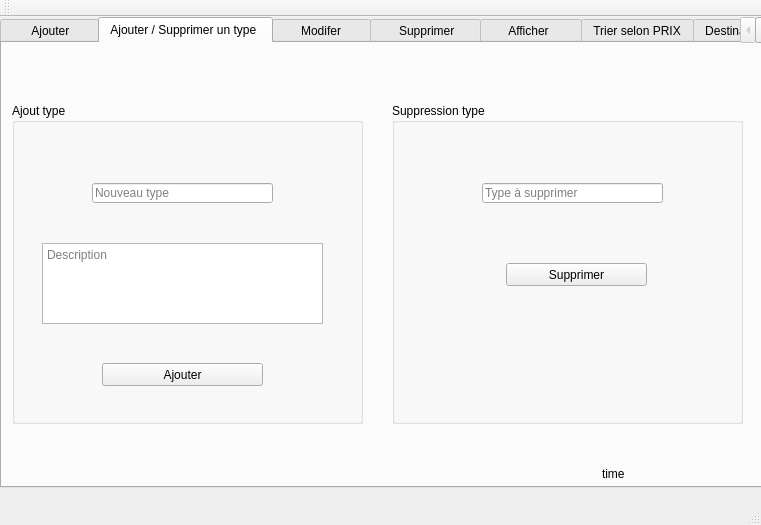
<?xml version="1.0" encoding="UTF-8"?>
<ui version="4.0">
 <class>MainWindow</class>
 <widget class="QMainWindow" name="MainWindow">
  <property name="geometry">
   <rect>
    <x>0</x>
    <y>0</y>
    <width>761</width>
    <height>525</height>
   </rect>
  </property>
  <property name="windowTitle">
   <string>Gestion des Clients</string>
  </property>
  <widget class="QWidget" name="centralWidget">
   <widget class="QTabWidget" name="tabWidget_2">
    <property name="geometry">
     <rect>
      <x>0</x>
      <y>0</y>
      <width>771</width>
      <height>471</height>
     </rect>
    </property>
    <property name="currentIndex">
     <number>1</number>
    </property>
    <widget class="QWidget" name="AddA">
     <attribute name="title">
      <string>      Ajouter     </string>
     </attribute>
     <widget class="QPushButton" name="pb_ajouter">
      <property name="geometry">
       <rect>
        <x>290</x>
        <y>330</y>
        <width>151</width>
        <height>23</height>
       </rect>
      </property>
      <property name="text">
       <string>Ajouter</string>
      </property>
     </widget>
     <widget class="QComboBox" name="comboBox_typean">
      <property name="geometry">
       <rect>
        <x>250</x>
        <y>200</y>
        <width>231</width>
        <height>21</height>
       </rect>
      </property>
      <property name="editable">
       <bool>false</bool>
      </property>
      <property name="currentText">
       <string/>
      </property>
      <property name="currentIndex">
       <number>-1</number>
      </property>
     </widget>
     <widget class="QLineEdit" name="lineEdit_codean">
      <property name="geometry">
       <rect>
        <x>250</x>
        <y>80</y>
        <width>231</width>
        <height>20</height>
       </rect>
      </property>
      <property name="styleSheet">
       <string notr="true">ui-&gt;LineEdit_Name-&gt;setStyleSheet(&quot;QLineEdit{ &quot;
                                        &quot;background-color:rgb(202, 255, 227);&quot;
                                        &quot;border: 2px solid gray;&quot;
                                        &quot;border-radius: 10px;&quot;
                                        &quot;padding: 0 8px;&quot;
                                        &quot;selection-background-color: darkgray;&quot;
                                        &quot;font-size: 16px;}&quot;
                                        &quot;QLineEdit:focus { &quot;
                                        &quot;background-color:rgb(192, 192, 255);}&quot;
                                        );</string>
      </property>
      <property name="text">
       <string/>
      </property>
      <property name="placeholderText">
       <string>Code de l'annonce</string>
      </property>
     </widget>
     <widget class="QLineEdit" name="lineEdit_pays">
      <property name="geometry">
       <rect>
        <x>250</x>
        <y>120</y>
        <width>231</width>
        <height>20</height>
       </rect>
      </property>
      <property name="placeholderText">
       <string>Destination</string>
      </property>
     </widget>
     <widget class="QLineEdit" name="lineEdit_nbplace">
      <property name="geometry">
       <rect>
        <x>250</x>
        <y>160</y>
        <width>231</width>
        <height>20</height>
       </rect>
      </property>
      <property name="text">
       <string/>
      </property>
      <property name="placeholderText">
       <string>Nombre de place</string>
      </property>
     </widget>
     <widget class="QLineEdit" name="lineEdit_idcompagne">
      <property name="geometry">
       <rect>
        <x>250</x>
        <y>240</y>
        <width>231</width>
        <height>20</height>
       </rect>
      </property>
      <property name="text">
       <string/>
      </property>
      <property name="placeholderText">
       <string>Identifiant de la compagne</string>
      </property>
     </widget>
     <widget class="QLineEdit" name="lineEdit_prix">
      <property name="geometry">
       <rect>
        <x>250</x>
        <y>280</y>
        <width>231</width>
        <height>20</height>
       </rect>
      </property>
      <property name="placeholderText">
       <string>Prix</string>
      </property>
     </widget>
     <widget class="QPushButton" name="load">
      <property name="geometry">
       <rect>
        <x>520</x>
        <y>200</y>
        <width>75</width>
        <height>23</height>
       </rect>
      </property>
      <property name="text">
       <string>Load types</string>
      </property>
     </widget>
     <widget class="QLabel" name="label_2">
      <property name="geometry">
       <rect>
        <x>600</x>
        <y>420</y>
        <width>161</width>
        <height>21</height>
       </rect>
      </property>
      <property name="text">
       <string>time</string>
      </property>
     </widget>
    </widget>
    <widget class="QWidget" name="addT">
     <attribute name="title">
      <string>Ajouter / Supprimer un type </string>
     </attribute>
     <widget class="QGroupBox" name="groupBox_5">
      <property name="geometry">
       <rect>
        <x>10</x>
        <y>60</y>
        <width>351</width>
        <height>321</height>
       </rect>
      </property>
      <property name="title">
       <string>Ajout type</string>
      </property>
      <widget class="QLineEdit" name="lineEdit_type">
       <property name="geometry">
        <rect>
         <x>80</x>
         <y>80</y>
         <width>181</width>
         <height>20</height>
        </rect>
       </property>
       <property name="styleSheet">
        <string notr="true"/>
       </property>
       <property name="placeholderText">
        <string>Nouveau type</string>
       </property>
      </widget>
      <widget class="QTextEdit" name="textEdit">
       <property name="geometry">
        <rect>
         <x>30</x>
         <y>140</y>
         <width>281</width>
         <height>81</height>
        </rect>
       </property>
       <property name="styleSheet">
        <string notr="true">QLineEdit {
    border: 2px solid gray;
    border-radius: 10px;
    padding: 0 8px;
    background: yellow;
    selection-background-color: darkgray;
}</string>
       </property>
       <property name="documentTitle">
        <string/>
       </property>
       <property name="lineWrapMode">
        <enum>QTextEdit::WidgetWidth</enum>
       </property>
       <property name="placeholderText">
        <string>Description</string>
       </property>
      </widget>
      <widget class="QPushButton" name="pb_ajouter_type">
       <property name="geometry">
        <rect>
         <x>90</x>
         <y>260</y>
         <width>161</width>
         <height>23</height>
        </rect>
       </property>
       <property name="text">
        <string>Ajouter</string>
       </property>
      </widget>
     </widget>
     <widget class="QGroupBox" name="groupBox">
      <property name="geometry">
       <rect>
        <x>390</x>
        <y>60</y>
        <width>351</width>
        <height>321</height>
       </rect>
      </property>
      <property name="title">
       <string>Suppression type</string>
      </property>
      <widget class="QLineEdit" name="lineEdit_typean_supp">
       <property name="geometry">
        <rect>
         <x>90</x>
         <y>80</y>
         <width>181</width>
         <height>20</height>
        </rect>
       </property>
       <property name="placeholderText">
        <string>Type à supprimer</string>
       </property>
      </widget>
      <widget class="QPushButton" name="pb_supprimer_type">
       <property name="geometry">
        <rect>
         <x>114</x>
         <y>160</y>
         <width>141</width>
         <height>23</height>
        </rect>
       </property>
       <property name="text">
        <string>Supprimer</string>
       </property>
      </widget>
     </widget>
     <widget class="QLabel" name="label_7">
      <property name="geometry">
       <rect>
        <x>600</x>
        <y>420</y>
        <width>161</width>
        <height>21</height>
       </rect>
      </property>
      <property name="text">
       <string>time</string>
      </property>
     </widget>
    </widget>
    <widget class="QWidget" name="modif">
     <attribute name="title">
      <string>     Modifer     </string>
     </attribute>
     <widget class="QPushButton" name="pb_modifier">
      <property name="geometry">
       <rect>
        <x>290</x>
        <y>330</y>
        <width>151</width>
        <height>23</height>
       </rect>
      </property>
      <property name="text">
       <string>Modifier</string>
      </property>
     </widget>
     <widget class="QLineEdit" name="lineEdit_codean_modif">
      <property name="geometry">
       <rect>
        <x>250</x>
        <y>80</y>
        <width>231</width>
        <height>20</height>
       </rect>
      </property>
      <property name="placeholderText">
       <string>Code de l'annonce à modifier</string>
      </property>
     </widget>
     <widget class="QLineEdit" name="lineEdit_pays_modif">
      <property name="geometry">
       <rect>
        <x>250</x>
        <y>120</y>
        <width>231</width>
        <height>20</height>
       </rect>
      </property>
      <property name="placeholderText">
       <string>Destination</string>
      </property>
     </widget>
     <widget class="QLineEdit" name="lineEdit_nbplace_modif">
      <property name="geometry">
       <rect>
        <x>250</x>
        <y>160</y>
        <width>231</width>
        <height>20</height>
       </rect>
      </property>
      <property name="placeholderText">
       <string>Nombre de place</string>
      </property>
     </widget>
     <widget class="QComboBox" name="comboBox_typean_2">
      <property name="geometry">
       <rect>
        <x>250</x>
        <y>200</y>
        <width>231</width>
        <height>21</height>
       </rect>
      </property>
      <property name="editable">
       <bool>false</bool>
      </property>
      <property name="currentText">
       <string/>
      </property>
      <property name="currentIndex">
       <number>-1</number>
      </property>
     </widget>
     <widget class="QLineEdit" name="lineEdit_idcompagne_modif">
      <property name="geometry">
       <rect>
        <x>250</x>
        <y>240</y>
        <width>231</width>
        <height>20</height>
       </rect>
      </property>
      <property name="placeholderText">
       <string>Identifiant de la compagne</string>
      </property>
     </widget>
     <widget class="QLineEdit" name="lineEdit_prix_modif">
      <property name="geometry">
       <rect>
        <x>250</x>
        <y>280</y>
        <width>231</width>
        <height>20</height>
       </rect>
      </property>
      <property name="placeholderText">
       <string>Prix</string>
      </property>
     </widget>
     <widget class="QPushButton" name="load_2">
      <property name="geometry">
       <rect>
        <x>520</x>
        <y>200</y>
        <width>75</width>
        <height>23</height>
       </rect>
      </property>
      <property name="text">
       <string>Load types</string>
      </property>
     </widget>
     <widget class="QLabel" name="label_6">
      <property name="geometry">
       <rect>
        <x>600</x>
        <y>420</y>
        <width>161</width>
        <height>21</height>
       </rect>
      </property>
      <property name="text">
       <string>time</string>
      </property>
     </widget>
    </widget>
    <widget class="QWidget" name="supp">
     <attribute name="title">
      <string>     Supprimer    </string>
     </attribute>
     <widget class="QGroupBox" name="groupBox_2">
      <property name="geometry">
       <rect>
        <x>120</x>
        <y>60</y>
        <width>511</width>
        <height>321</height>
       </rect>
      </property>
      <property name="title">
       <string>Suppression</string>
      </property>
      <widget class="QLineEdit" name="lineEdit_codean_2">
       <property name="geometry">
        <rect>
         <x>122</x>
         <y>120</y>
         <width>241</width>
         <height>20</height>
        </rect>
       </property>
       <property name="placeholderText">
        <string>Code de l'annonce à supprimer</string>
       </property>
      </widget>
      <widget class="QPushButton" name="pb_supprimer">
       <property name="geometry">
        <rect>
         <x>164</x>
         <y>170</y>
         <width>161</width>
         <height>23</height>
        </rect>
       </property>
       <property name="text">
        <string>Supprimer</string>
       </property>
      </widget>
     </widget>
     <widget class="QLabel" name="label_3">
      <property name="geometry">
       <rect>
        <x>600</x>
        <y>420</y>
        <width>161</width>
        <height>21</height>
       </rect>
      </property>
      <property name="text">
       <string>time</string>
      </property>
     </widget>
    </widget>
    <widget class="QWidget" name="affiche">
     <attribute name="title">
      <string>     Afficher      </string>
     </attribute>
     <widget class="QTableView" name="tabannonce">
      <property name="geometry">
       <rect>
        <x>60</x>
        <y>60</y>
        <width>621</width>
        <height>241</height>
       </rect>
      </property>
     </widget>
     <widget class="QPushButton" name="pushButton">
      <property name="geometry">
       <rect>
        <x>290</x>
        <y>340</y>
        <width>161</width>
        <height>23</height>
       </rect>
      </property>
      <property name="text">
       <string>Afficher</string>
      </property>
     </widget>
     <widget class="QPushButton" name="pushButton_2">
      <property name="geometry">
       <rect>
        <x>330</x>
        <y>380</y>
        <width>75</width>
        <height>23</height>
       </rect>
      </property>
      <property name="text">
       <string>Print</string>
      </property>
     </widget>
     <widget class="QLabel" name="label">
      <property name="geometry">
       <rect>
        <x>600</x>
        <y>420</y>
        <width>161</width>
        <height>21</height>
       </rect>
      </property>
      <property name="text">
       <string>time</string>
      </property>
     </widget>
    </widget>
    <widget class="QWidget" name="trier">
     <attribute name="title">
      <string>Trier selon PRIX</string>
     </attribute>
     <widget class="QTableView" name="tabannonce_tri">
      <property name="geometry">
       <rect>
        <x>60</x>
        <y>60</y>
        <width>621</width>
        <height>241</height>
       </rect>
      </property>
     </widget>
     <widget class="QPushButton" name="pb_asc_tri">
      <property name="geometry">
       <rect>
        <x>230</x>
        <y>330</y>
        <width>91</width>
        <height>23</height>
       </rect>
      </property>
      <property name="text">
       <string>Ascendant </string>
      </property>
     </widget>
     <widget class="QPushButton" name="pb_desc_tri">
      <property name="geometry">
       <rect>
        <x>404</x>
        <y>330</y>
        <width>91</width>
        <height>23</height>
       </rect>
      </property>
      <property name="text">
       <string>Descendant</string>
      </property>
     </widget>
     <widget class="QLabel" name="label_4">
      <property name="geometry">
       <rect>
        <x>600</x>
        <y>420</y>
        <width>161</width>
        <height>21</height>
       </rect>
      </property>
      <property name="text">
       <string>time</string>
      </property>
     </widget>
     <widget class="QPushButton" name="pushButton_3">
      <property name="geometry">
       <rect>
        <x>330</x>
        <y>380</y>
        <width>75</width>
        <height>23</height>
       </rect>
      </property>
      <property name="text">
       <string>Print</string>
      </property>
     </widget>
    </widget>
    <widget class="QWidget" name="pays">
     <attribute name="title">
      <string>Destination spécifiée</string>
     </attribute>
     <widget class="QTableView" name="tabannonce_aff_pays">
      <property name="geometry">
       <rect>
        <x>60</x>
        <y>130</y>
        <width>611</width>
        <height>241</height>
       </rect>
      </property>
     </widget>
     <widget class="QLineEdit" name="lineEdit_aff_pays">
      <property name="geometry">
       <rect>
        <x>160</x>
        <y>70</y>
        <width>113</width>
        <height>21</height>
       </rect>
      </property>
      <property name="placeholderText">
       <string>Destination</string>
      </property>
     </widget>
     <widget class="QPushButton" name="pb_aff_pays">
      <property name="geometry">
       <rect>
        <x>440</x>
        <y>70</y>
        <width>111</width>
        <height>21</height>
       </rect>
      </property>
      <property name="text">
       <string>Afficher</string>
      </property>
     </widget>
     <widget class="QLabel" name="label_5">
      <property name="geometry">
       <rect>
        <x>600</x>
        <y>420</y>
        <width>161</width>
        <height>21</height>
       </rect>
      </property>
      <property name="text">
       <string>time</string>
      </property>
     </widget>
     <widget class="QPushButton" name="pushButton_4">
      <property name="geometry">
       <rect>
        <x>330</x>
        <y>380</y>
        <width>75</width>
        <height>23</height>
       </rect>
      </property>
      <property name="text">
       <string>Print</string>
      </property>
     </widget>
    </widget>
   </widget>
  </widget>
  <widget class="QMenuBar" name="menuBar">
   <property name="geometry">
    <rect>
     <x>0</x>
     <y>0</y>
     <width>761</width>
     <height>21</height>
    </rect>
   </property>
  </widget>
  <widget class="QToolBar" name="mainToolBar">
   <attribute name="toolBarArea">
    <enum>TopToolBarArea</enum>
   </attribute>
   <attribute name="toolBarBreak">
    <bool>false</bool>
   </attribute>
  </widget>
  <widget class="QStatusBar" name="statusBar"/>
 </widget>
 <layoutdefault spacing="6" margin="11"/>
 <resources/>
 <connections/>
</ui>
